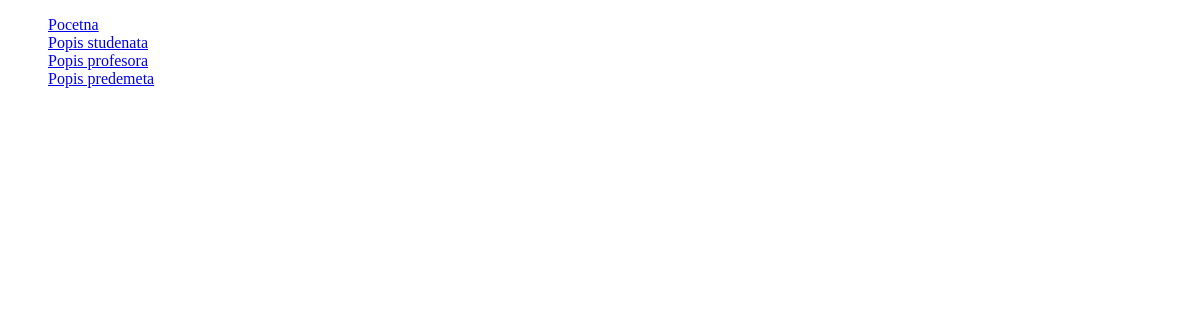
Page /profesori on the earlier database version.
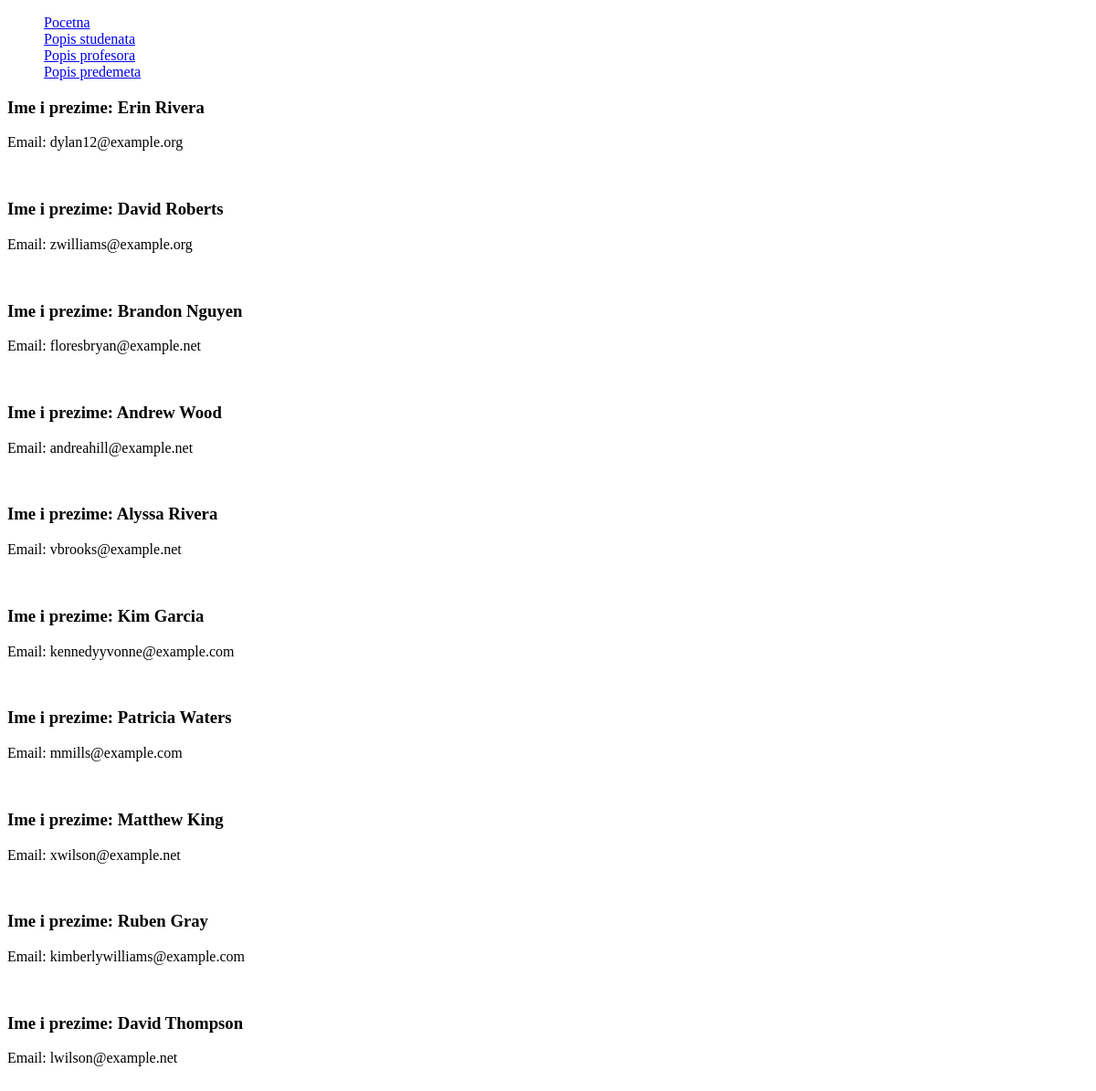
Same page on the later database version.
### main/models.py (models this page shows, shortened)
class Profesor(models.Model):
    ime = models.CharField(max_length=20)
    prezime = models.CharField(max_length=30)
    email = models.EmailField()

### main/views.py (the view)
# urls.py: path("profesori" , ProfesorList.as_view()),
class ProfesorList(ListView):
    model = Profesor

### templates/main/profesor_list.html
{% extends "index.html" %}
{% block content %}
    {% for student in object_list %}
        <div>
            <h3>Ime i prezime: {{student.ime}} {{student.prezime}}</h3>
            <p>Email: {{student.email}} </p>
            <br>
        </div>
    {% endfor %}
{% endblock %}

### templates/index.html (shortened to what this page needs)
<!DOCTYPE html>
<head>
    {% load static %}
    <link rel="stylesheet" type="text/css" href="{% static 'style.css' %}">
</head>
<body>
    <nav>
        <ul>
            <li><a href = "/">Pocetna</a></li>
            <li><a href = "/studenti">Popis studenata</a></li>
            <li><a href = "/profesori">Popis profesora</a></li>
            <li><a href = "/predmeti">Popis predemeta</a></li>
        </ul>
    </nav>
    {% block content %}
    {% endblock %}
</body>

### static/style.css (style rules this page uses)
ul { list-style: none; }

Differences in the rows shown:
added Profesor: ime "Erin", prezime "Rivera", email "dylan12@example.org"
added Profesor: ime "David", prezime "Roberts", email "zwilliams@example.org"
added Profesor: ime "Brandon", prezime "Nguyen", email "floresbryan@example.net"
added Profesor: ime "Andrew", prezime "Wood", email "andreahill@example.net"
added Profesor: ime "Alyssa", prezime "Rivera", email "vbrooks@example.net"
added Profesor: ime "Kim", prezime "Garcia", email "kennedyyvonne@example.com"
added Profesor: ime "Patricia", prezime "Waters", email "mmills@example.com"
added Profesor: ime "Matthew", prezime "King", email "xwilson@example.net"
added Profesor: ime "Ruben", prezime "Gray", email "kimberlywilliams@example.com"
added Profesor: ime "David", prezime "Thompson", email "lwilson@example.net"
